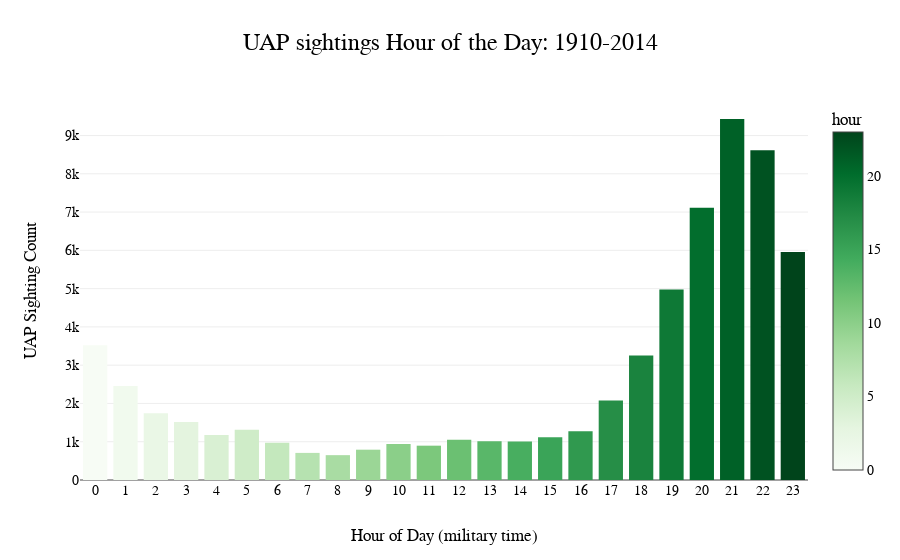

Notebook code for this chart:
### Code cell
#create a plot to show the distribution bar
fig_day = px.bar(uaps_hour_group, x='hour', y='count', title='UAP sightings Hour of the Day: 1910-2014',color='hour', color_continuous_scale='greens')
fig_day.update_layout(showlegend=False)
fig_day.update_layout(
    xaxis_title='Hour of Day (military time)',
    yaxis_title='UAP Sighting Count',
    title_font=dict(family="Arial", size=24, color="black"),
    font=dict(family="Arial", size=14, color="black") )
fig_day.update_layout(
    xaxis=dict(
        tickmode='linear',
        dtick=1
    )
)
fig_day.show()

### Figure 1 — Plotly figure (JSON) as saved in the notebook; plotly's stock layout.template omitted (floating-point values rounded to 4 significant figures)
{"data": [{"alignmentgroup": "True", "hovertemplate": "hour=%{marker.color}<br>count=%{y}<extra></extra>", "legendgroup": "", "marker": {"color": [21, 22, 20, 23, 19, 0, 18, 1, 17, 2, 3, 5, 16, 4, 15, 12, 13, 14, 6, 10, 11, 9, 7, 8], "coloraxis": "coloraxis", "pattern": {"shape": ""}}, "name": "", "offsetgroup": "", "orientation": "v", "showlegend": false, "textposition": "auto", "type": "bar", "x": [21, 22, 20, 23, 19, 0, 18, 1, 17, 2, 3, 5, 16, 4, 15, 12, 13, 14, 6, 10, 11, 9, 7, 8], "xaxis": "x", "y": [9432, 8617, 7110, 5959, 4977, 3520, 3253, 2453, 2074, 1746, 1513, 1313, 1272, 1175, 1119, 1053, 1011, 1004, 972, 941, 897, 792, 708, 649], "yaxis": "y"}], "layout": {"barmode": "relative", "coloraxis": {"colorbar": {"title": {"text": "hour"}}, "colorscale": [[0, "rgb(247,252,245)"], [0.125, "rgb(229,245,224)"], [0.25, "rgb(199,233,192)"], [0.375, "rgb(161,217,155)"], [0.5, "rgb(116,196,118)"], [0.625, "rgb(65,171,93)"], [0.75, "rgb(35,139,69)"], [0.875, "rgb(0,109,44)"], [1, "rgb(0,68,27)"]]}, "font": {"color": "black", "family": "Arial", "size": 14}, "legend": {"tracegroupgap": 0}, "showlegend": false, "title": {"font": {"color": "black", "family": "Arial", "size": 24}, "text": "UAP sightings Hour of the Day: 1910-2014"}, "xaxis": {"anchor": "y", "domain": [0, 1], "dtick": 1, "tickmode": "linear", "title": {"text": "Hour of Day (military time)"}}, "yaxis": {"anchor": "x", "domain": [0, 1], "title": {"text": "UAP Sighting Count"}}}}
